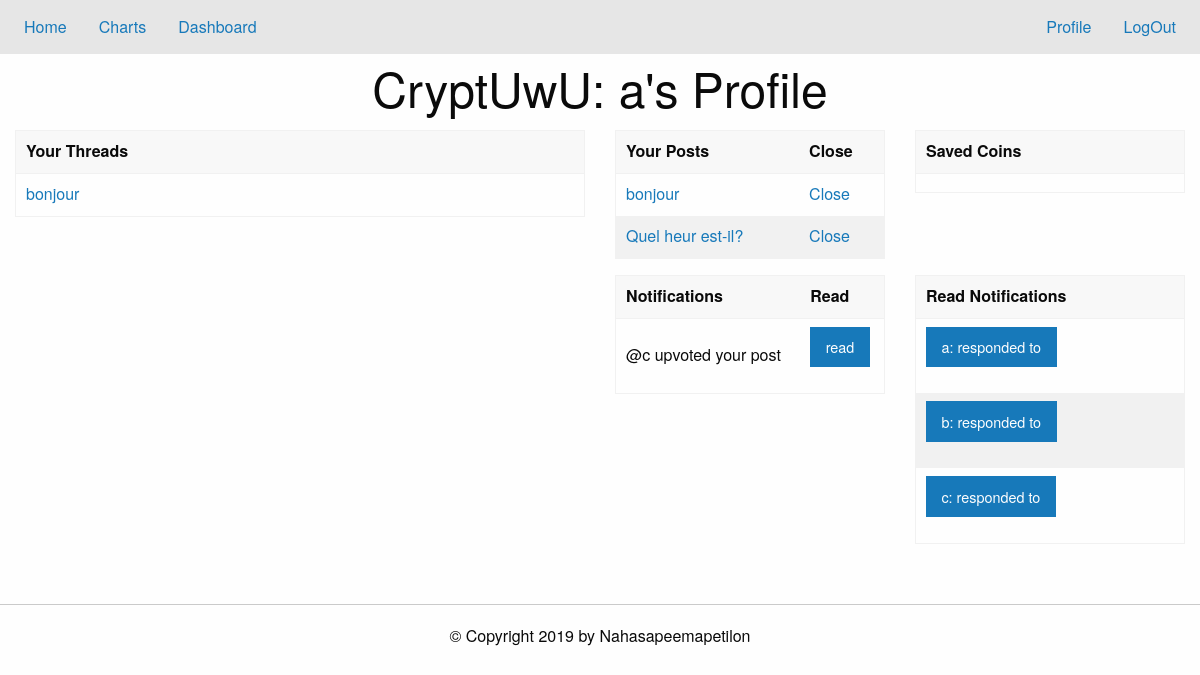
Screenshot of /profile (signed in) with the database file from the repository.
### tables this page shows
CREATE TABLE a_threads (threadID INT PRIMARY KEY, post TEXT);

CREATE TABLE a_posts (threadID INT, postID INT, post TEXT);

CREATE TABLE a_notifications (user TEXT, action TEXT, threadID INT, postID INT, read INT);

### app.py (the view, shortened to what this page needs)
@app.route('/profile', methods=['POST', 'GET'])
def load_profile():
    if noUser():
        return redirect('/')
    db = sqlite3.connect('./data/base.db')
    c = db.cursor()
    if request.method=='GET':
        coins=dbEditor.getCoins(c,session['username'])
        threads=dbEditor.userThreads(c, session['username'])
        posts=dbEditor.userPosts(c,session['username'])
        readPosts =dbEditor.getReadNotifs(c,session['username'])
        readPosts=dbEditor.getReadNotifs(c,session['username'])
        unreadPosts =dbEditor.getUnreadNotifs(c,session['username'])
        db.close()
        return render_template('profile.html', coins=coins, threads=threads, posts=posts,read_posts=readPosts, unread_posts=unreadPosts,user=session['username'])

### app.py (called while the page is built)
def noUser():
    return 'username' not in session.keys()

### util/dbEditor.py (called while the page is built)
def foo_char_html(str): # parses through username
    return str.replace('&', '&amp;').replace('<', '&lt;').replace('>', '&gt;')

def getCoins(cursor,user): # get list of coins user likes
    t = cursor.execute("SELECT listCoins from coins WHERE username = ?;", (foo_char_html(user),)).fetchone()[0]
    val = t.split("!")
    return val

def userThreads(cursor,user):
    v = "SELECT post,threadID FROM " + user + "_threads;"
    l = list(cursor.execute(v))
    return l

def userPosts(cursor,user):
    v = "SELECT * FROM " + user + "_posts;"
    l = list(cursor.execute(v))
    return l

def getReadNotifs(cursor,user):
    v = "SELECT * FROM " + user + "_notifications WHERE read = ?;"
    return list(cursor.execute(v,(1,)))

def getUnreadNotifs(cursor,user):
    v = "SELECT * FROM " + user + "_notifications WHERE read = ?;"
    return list(cursor.execute(v,(0,)))

### templates/profile.html (shortened to what this page needs)
{% extends "home.html" %}
{% block content %}
<h1 class="text-center"> CryptUwU: {{user}}'s Profile</h1>
<div class="grid-container">
  <div class="grid-x grid-padding-x">
    <div class="cell small-6">
      <table class="hover">
	<thead><tr>
	    <th> Your Threads </th>
	</tr></thead>
	<tbody>
	  {% for thread in threads %}
	  <tr>
	    <td><a href="/thread?id={{thread[1]}}">{{ thread[0] }}</a></td>
	  </tr>
	  {% endfor %}
	</tbody>
      </table>
    </div>
    <div  class="cell small-6">
      <div class="grid-x grid-padding-x">
	<div  class="cell small-6">
	  <table class="hover">
	    <thead><tr>
		<th> Your Posts
		</th>
		<th> Close</th>
	    </tr></thead>
	    <tbody>
	      {% for post in posts %}
	      <tr data-closable>
		<td><a href="/thread?id={{post[0]}}#{{post[1]}}">{{ post[2] }}</a>
		</td>
		<td><a href="#" data-close>Close</a>
		</td>
	      </tr>
	      {% endfor %}
	    </tbody>
	  </table>
	</div>
	<div  class="cell small-6">
	  <table class="hover">
	    <thead><tr><th> Saved Coins </th></tr></thead>
	    <tbody>
	      {% for coin in coins %}
	      <tr><td>{{ coin }}</td></tr>
	      {% endfor %}
	    </tbody>
	  </table>
	</div>
      </div>
      <div class="grid-x grid-padding-x">
	<div  class="cell small-6">
	  <table class="hover">
	    <thead><tr><th> Notifications </th><th> Read</th>
	    </tr></thead>
	    <tbody>
	      {% for post in unread_posts %}
	      <tr data-closable><td>@{{post[0]}} {{post[1]}} your post</td>
		<td>
		  <form action="#" method="POST">
		    <input type="submit" class="button"  name="act" value="read" data-close>
		  </form>
	      </tr>
	      {% endfor %}
	    </tbody>
	  </table>
	</div>
	<div class="small-6 cell">
	  <table class="hover">
	    <thead><tr><th> Read Notifications </th>
	    </tr></thead>
	    <tbody>
	      {% for post in read_posts %}
	      <tr><td>
		  <form action="#" method="POST">
		    <input type="submit" class="button"  name="act" value="{{post[0]}}:{{post[1]}}" >
		  </form>
	      </tr>
	      {% endfor %}
	    </tbody>
	  </table>
	</div>
      </div>
    </div>
  </div>
</div>
{% endblock %}

### rows the page displays
a_threads: post "bonjour"
a_posts: post "bonjour"
a_posts: post "Quel heur est-il?"
a_notifications: user "c", action "upvoted"
a_notifications: act "a: responded to"
a_notifications: act "b: responded to"
a_notifications: act "c: responded to"

### other values shown
{{ user }} "a"
